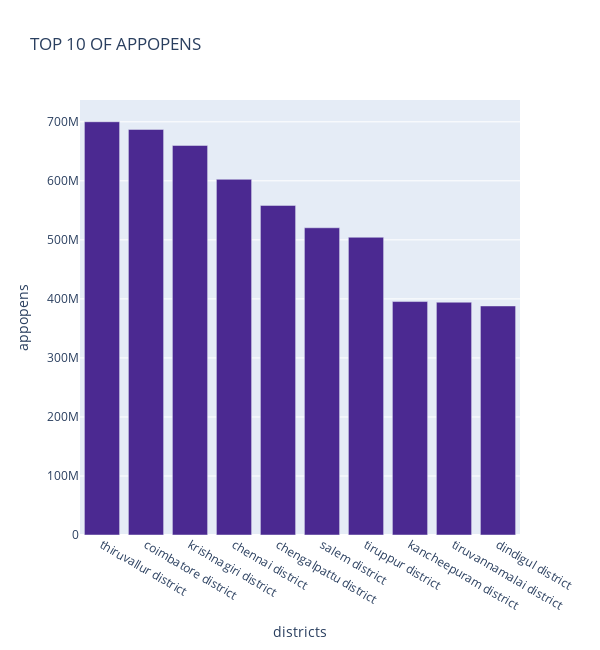
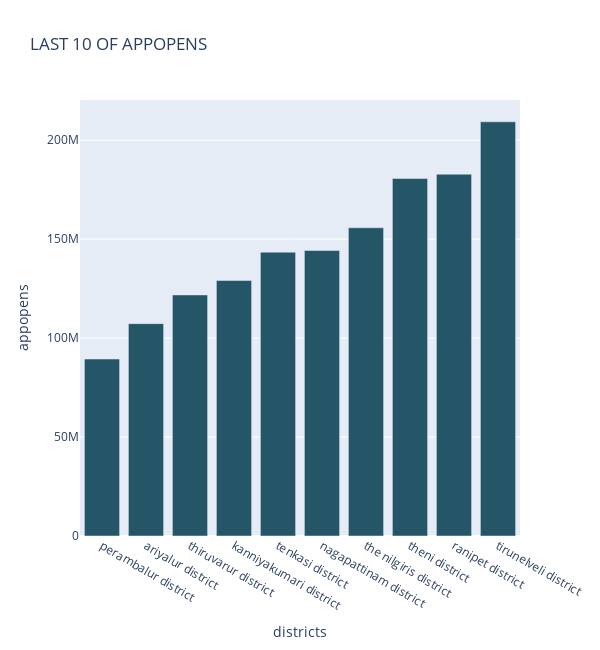
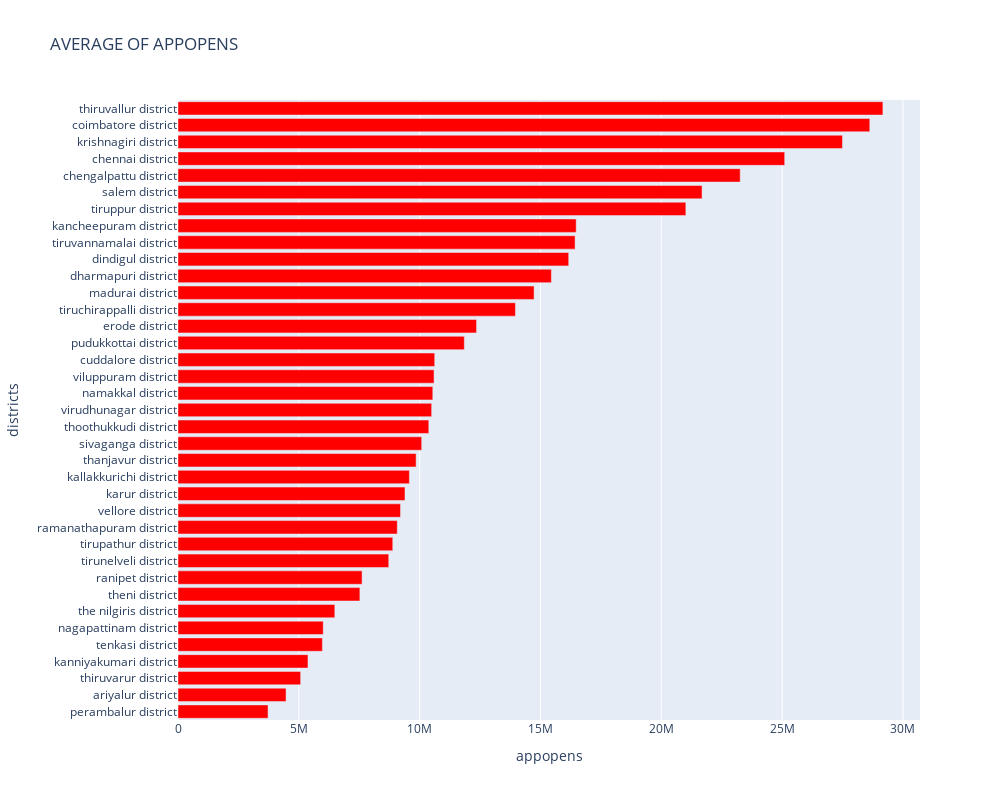

Here is the notebook cell these charts were saved with, in order:
### Code cell
Top_chart_appopens("map_user", "Tamil Nadu")

### Figure 1 — Plotly figure (JSON) as saved in the notebook; plotly's stock layout.template omitted (floating-point values rounded to 4 significant figures)
{"data": [{"alignmentgroup": "True", "hovertemplate": "<b>%{hovertext}</b><br><br>districts=%{x}<br>appopens=%{y}<extra></extra>", "hovertext": ["thiruvallur district", "coimbatore district", "krishnagiri district", "chennai district", "chengalpattu district", "salem district", "tiruppur district", "kancheepuram district", "tiruvannamalai district", "dindigul district"], "legendgroup": "", "marker": {"color": "rgb(75, 41, 145)", "pattern": {"shape": ""}}, "name": "", "offsetgroup": "", "orientation": "v", "showlegend": false, "textposition": "auto", "type": "bar", "x": ["thiruvallur district", "coimbatore district", "krishnagiri district", "chennai district", "chengalpattu district", "salem district", "tiruppur district", "kancheepuram district", "tiruvannamalai district", "dindigul district"], "xaxis": "x", "y": [700066871, 687043618, 659926020, 602543450, 558344737, 520469052, 504368309, 395458744, 394353017, 388031555], "yaxis": "y"}], "layout": {"barmode": "relative", "height": 650, "legend": {"tracegroupgap": 0}, "title": {"text": "TOP 10 OF APPOPENS"}, "width": 600, "xaxis": {"anchor": "y", "domain": [0, 1], "title": {"text": "districts"}}, "yaxis": {"anchor": "x", "domain": [0, 1], "title": {"text": "appopens"}}}}

### Figure 2 — Plotly figure (JSON) as saved in the notebook; plotly's stock layout.template omitted (floating-point values rounded to 4 significant figures)
{"data": [{"alignmentgroup": "True", "hovertemplate": "<b>%{hovertext}</b><br><br>districts=%{x}<br>appopens=%{y}<extra></extra>", "hovertext": ["perambalur district", "ariyalur district", "thiruvarur district", "kanniyakumari district", "tenkasi district", "nagapattinam district", "the nilgiris district", "theni district", "ranipet district", "tirunelveli district"], "legendgroup": "", "marker": {"color": "rgb(36, 86, 104)", "pattern": {"shape": ""}}, "name": "", "offsetgroup": "", "orientation": "v", "showlegend": false, "textposition": "auto", "type": "bar", "x": ["perambalur district", "ariyalur district", "thiruvarur district", "kanniyakumari district", "tenkasi district", "nagapattinam district", "the nilgiris district", "theni district", "ranipet district", "tirunelveli district"], "xaxis": "x", "y": [89420372, 107306562, 121805585, 129082654, 143404900, 144246716, 155740838, 180646167, 182803149, 209293072], "yaxis": "y"}], "layout": {"barmode": "relative", "height": 650, "legend": {"tracegroupgap": 0}, "title": {"text": "LAST 10 OF APPOPENS"}, "width": 600, "xaxis": {"anchor": "y", "domain": [0, 1], "title": {"text": "districts"}}, "yaxis": {"anchor": "x", "domain": [0, 1], "title": {"text": "appopens"}}}}

### Figure 3 — Plotly figure (JSON) as saved in the notebook; plotly's stock layout.template omitted (floating-point values rounded to 4 significant figures)
{"data": [{"alignmentgroup": "True", "hovertemplate": "<b>%{hovertext}</b><br><br>appopens=%{x}<br>districts=%{y}<extra></extra>", "hovertext": ["perambalur district", "ariyalur district", "thiruvarur district", "kanniyakumari district", "tenkasi district", "nagapattinam district", "the nilgiris district", "theni district", "ranipet district", "tirunelveli district", "tirupathur district", "ramanathapuram district", "vellore district", "karur district", "kallakkurichi district", "thanjavur district", "sivaganga district", "thoothukkudi district", "virudhunagar district", "namakkal district", "viluppuram district", "cuddalore district", "pudukkottai district", "erode district", "tiruchirappalli district", "madurai district", "dharmapuri district", "dindigul district", "tiruvannamalai district", "kancheepuram district", "tiruppur district", "salem district", "chengalpattu district", "chennai district", "krishnagiri district", "coimbatore district", "thiruvallur district"], "legendgroup": "", "marker": {"color": "rgb(255,0,0)", "pattern": {"shape": ""}}, "name": "", "offsetgroup": "", "orientation": "h", "showlegend": false, "textposition": "auto", "type": "bar", "x": [3726000.0, 4471000.0, 5075000.0, 5378000.0, 5975000.0, 6010000.0, 6489000.0, 7527000.0, 7617000.0, 8721000.0, 8888000.0, 9073000.0, 9208000.0, 9393000.0, 9575000.0, 9854000.0, 10080000.0, 10380000.0, 10500000.0, 10540000.0, 10600000.0, 10620000.0, 11850000.0, 12350000.0, 13960000.0, 14730000.0, 15450000.0, 16170000.0, 16430000.0, 16480000.0, 21020000.0, 21690000.0, 23260000.0, 25110000.0, 27500000.0, 28630000.0, 29170000.0], "xaxis": "x", "y": ["perambalur district", "ariyalur district", "thiruvarur district", "kanniyakumari district", "tenkasi district", "nagapattinam district", "the nilgiris district", "theni district", "ranipet district", "tirunelveli district", "tirupathur district", "ramanathapuram district", "vellore district", "karur district", "kallakkurichi district", "thanjavur district", "sivaganga district", "thoothukkudi district", "virudhunagar district", "namakkal district", "viluppuram district", "cuddalore district", "pudukkottai district", "erode district", "tiruchirappalli district", "madurai district", "dharmapuri district", "dindigul district", "tiruvannamalai district", "kancheepuram district", "tiruppur district", "salem district", "chengalpattu district", "chennai district", "krishnagiri district", "coimbatore district", "thiruvallur district"], "yaxis": "y"}], "layout": {"barmode": "relative", "height": 800, "legend": {"tracegroupgap": 0}, "title": {"text": "AVERAGE OF APPOPENS"}, "width": 1000, "xaxis": {"anchor": "y", "domain": [0, 1], "title": {"text": "appopens"}}, "yaxis": {"anchor": "x", "domain": [0, 1], "title": {"text": "districts"}}}}
